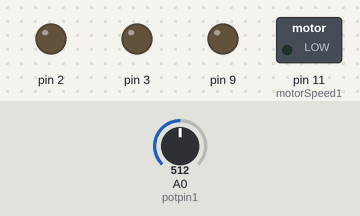
A sketch run on a simulated Arduino Uno, built with avr-gcc and run on an emulated ATmega328P. On the bench: switched loads named in the sketch (green lamp = pin HIGH), output pins drawn as LEDs (lit = HIGH). Dashed ring = blinking. The inputs (shaded band) are chosen by the test bench; at power-on: A0 (potpin1) = 512. Random numbers use the default seed unless the sketch sets one.

Above: at 1.2 s.
1.3 s: A0 (potpin1) set to 122
At 1.76 s:
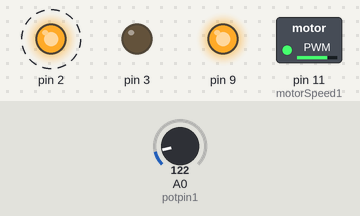
4.8 s: A0 (potpin1) set to 306
At 6.22 s:
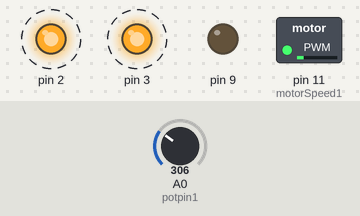
8.3 s: A0 (potpin1) set to 122
At 9.2 s:
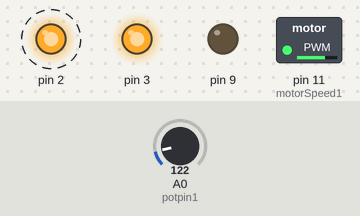
Timing chart, 0 to 36.5 s (numbered marks = the images above; inputs shaded):
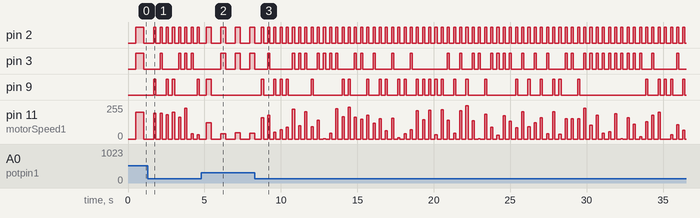

Measured:
- by itself, pin 2: alternates HIGH for 0.14 s and LOW for 0.27 s

The sketch:

AST19.ino
```cpp
long randNumber1;
int potpin1 = A0;  // analog pin used to connect the potentiometer
int val1;          // variable to read the val1ue from the analog pin

int randNumberSpeed1;
int motorSpeed1 = 11;
void setup() {
  pinMode(2, OUTPUT);
  pinMode(3, OUTPUT);
  pinMode(9, OUTPUT);
  pinMode(11, OUTPUT);
  randomSeed(analogRead(0));
}
void loop() {
  val1 = analogRead(potpin1);  // reads the val1ue of the potentiometer (val1ue between 0 and 1023)
  val1 = map(val1, 0, 1023, 15, 1023);
  delay(val1);
  randNumber1 = random(1, 23);

  if (randNumber1 == 1) {
    digitalWrite(2, HIGH);
    digitalWrite(9, HIGH);
    randNumberSpeed1 = random(255);  // random number from 0-255
    analogWrite(motorSpeed1, randNumberSpeed1);
    delay(val1);
  } else if (randNumber1 == 2) {
    digitalWrite(2, HIGH);
    digitalWrite(3, HIGH);
    randNumberSpeed1 = random(255);              // random number from 0-255
    analogWrite(motorSpeed1, randNumberSpeed1);  // outputs PWM
    delay(val1);
  } else if (randNumber1 == 3) {
    digitalWrite(2, HIGH);
    digitalWrite(9, HIGH);
    randNumberSpeed1 = random(255);  // random number from 0-255
    analogWrite(motorSpeed1, randNumberSpeed1);
    delay(val1);
  } else if (randNumber1 == 4) {
    digitalWrite(2, HIGH);
    digitalWrite(9, HIGH);
    randNumberSpeed1 = random(255);  // random number from 0-255
    analogWrite(motorSpeed1, randNumberSpeed1);
    delay(val1);
  } else if (randNumber1 == 5) {
    digitalWrite(2, HIGH);
    digitalWrite(3, HIGH);
    randNumberSpeed1 = random(255);              // random number from 0-255
    analogWrite(motorSpeed1, randNumberSpeed1);  // outputs PWM
    delay(val1);
  } else if (randNumber1 == 6) {
    digitalWrite(2, HIGH);
    digitalWrite(3, HIGH);
    randNumberSpeed1 = random(255);              // random number from 0-255
    analogWrite(motorSpeed1, randNumberSpeed1);  // outputs PWM
    delay(val1);
  } else if (randNumber1 == 7) {
    digitalWrite(2, HIGH);
    digitalWrite(9, HIGH);
    randNumberSpeed1 = random(255);  // random number from 0-255
    analogWrite(motorSpeed1, randNumberSpeed1);
    delay(val1);
  } else if (randNumber1 == 8) {
    digitalWrite(2, HIGH);
    digitalWrite(3, HIGH);
    randNumberSpeed1 = random(255);  // random number from 0-255
    analogWrite(motorSpeed1, randNumberSpeed1);
    randNumberSpeed1 = random(255);              // random number from 0-255
    analogWrite(motorSpeed1, randNumberSpeed1);  // outputs PWM
    delay(val1);
  } else if (randNumber1 == 9) {
    digitalWrite(2, HIGH);
    digitalWrite(9, HIGH);
    randNumberSpeed1 = random(255);  // random number from 0-255
    analogWrite(motorSpeed1, randNumberSpeed1);
    delay(val1);
  } else if (randNumber1 == 10) {
    digitalWrite(2, HIGH);
    digitalWrite(3, HIGH);
    randNumberSpeed1 = random(255);              // random number from 0-255
    analogWrite(motorSpeed1, randNumberSpeed1);  // outputs PWM
    delay(val1);
  } else if (randNumber1 == 11) {
    digitalWrite(2, HIGH);
    digitalWrite(9, HIGH);
    randNumberSpeed1 = random(255);  // random number from 0-255
    analogWrite(motorSpeed1, randNumberSpeed1);
    delay(val1);
  } else if (randNumber1 == 12) {
    digitalWrite(2, HIGH);
    digitalWrite(3, HIGH);
    randNumberSpeed1 = random(255);              // random number from 0-255
    analogWrite(motorSpeed1, randNumberSpeed1);  // outputs PWM
    delay(val1);
  } else if (randNumber1 == 13) {
    digitalWrite(2, HIGH);
    digitalWrite(9, HIGH);
    randNumberSpeed1 = random(255);  // random number from 0-255
    analogWrite(motorSpeed1, randNumberSpeed1);
    delay(val1);
  } else if (randNumber1 == 14) {
    digitalWrite(2, HIGH);
    digitalWrite(3, HIGH);
    randNumberSpeed1 = random(255);              // random number from 0-255
    analogWrite(motorSpeed1, randNumberSpeed1);  // outputs PWM
    delay(val1);
  } else if (randNumber1 == 15) {
    digitalWrite(2, HIGH);
    digitalWrite(9, HIGH);
    randNumberSpeed1 = random(255);  // random number from 0-255
    analogWrite(motorSpeed1, randNumberSpeed1);
    delay(val1);
  } else if (randNumber1 == 16) {
    digitalWrite(2, HIGH);
    digitalWrite(9, HIGH);
    randNumberSpeed1 = random(255);  // random number from 0-255
    analogWrite(motorSpeed1, randNumberSpeed1);
    delay(val1);
  } else if (randNumber1 == 17) {
    digitalWrite(2, HIGH);
    digitalWrite(3, HIGH);
    randNumberSpeed1 = random(255);              // random number from 0-255
    analogWrite(motorSpeed1, randNumberSpeed1);  // outputs PWM
    delay(val1);
  } else if (randNumber1 == 18) {
    digitalWrite(2, HIGH);
    digitalWrite(3, HIGH);
    randNumberSpeed1 = random(255);              // random number from 0-255
    analogWrite(motorSpeed1, randNumberSpeed1);  // outputs PWM
    delay(val1);
  } else if (randNumber1 == 19) {
    digitalWrite(2, HIGH);
    digitalWrite(3, HIGH);
    randNumberSpeed1 = random(255);              // random number from 0-255
    analogWrite(motorSpeed1, randNumberSpeed1);  // outputs PWM
    delay(val1);
  } else if (randNumber1 == 20) {
    digitalWrite(2, HIGH);
    digitalWrite(3, HIGH);
    randNumberSpeed1 = random(255);              // random number from 0-255
    analogWrite(motorSpeed1, randNumberSpeed1);  // outputs PWM
    delay(val1);
  } else if (randNumber1 == 21) {
    digitalWrite(2, HIGH);
    digitalWrite(9, HIGH);
    randNumberSpeed1 = random(255);              // random number from 0-255
    analogWrite(motorSpeed1, randNumberSpeed1);  // outputs PWM
    delay(val1);
  } else if (randNumber1 == 22) {
    digitalWrite(2, HIGH);
    digitalWrite(3, HIGH);
    randNumberSpeed1 = random(255);              // random number from 0-255
    analogWrite(motorSpeed1, randNumberSpeed1);  // outputs PWM
    delay(val1);
  } else if (randNumber1 == 23) {
    digitalWrite(2, HIGH);
    digitalWrite(9, HIGH);
    randNumberSpeed1 = random(255);              // random number from 0-255
    analogWrite(motorSpeed1, randNumberSpeed1);  // outputs PWM
    delay(val1);
  }
  digitalWrite(2, LOW);
  digitalWrite(3, LOW);
  digitalWrite(9, LOW);
  analogWrite(11, LOW);
  delay(val1);
}
```
